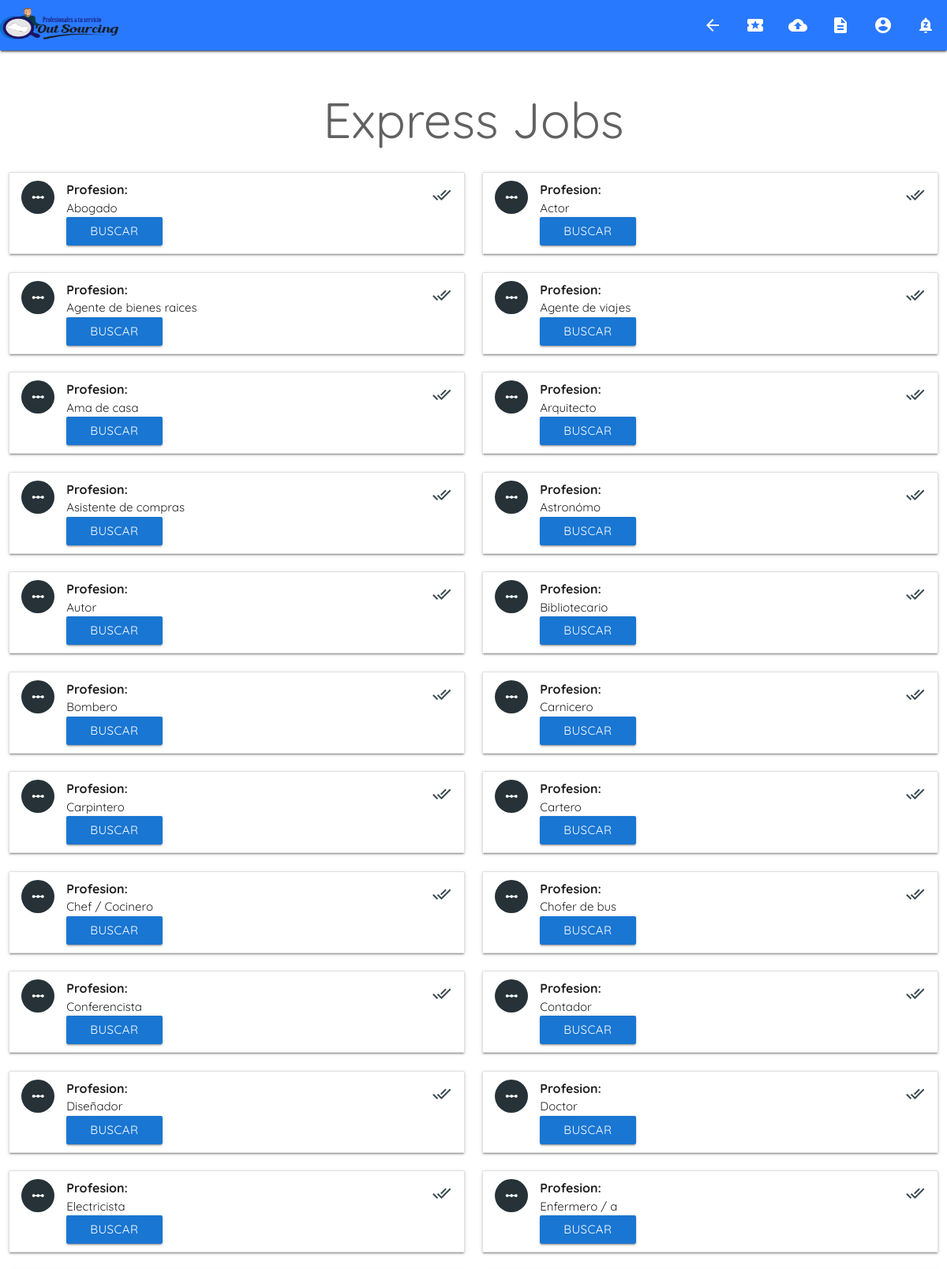
Screenshot of /view/Jobs/Categorias.php (upper part) with the database file from the repository.
### tables this page shows
CREATE TABLE `profesiones` (
  `Id_Profesion` int(11) NOT NULL,
  `Profesion` varchar(50) NOT NULL,
  `Estado` int(11) NOT NULL DEFAULT '1'
);

### model/database.php (called while the page is built)
<?php
class Database
{
  public static function Conectar()
    {
       $host ='localhost';
       $usuario ='root';
       $pass ='';
       $bbdd ='consulting';
        $pdo = new PDO("mysql:host=$host;dbname=$bbdd;charset=utf8;port=3306",$usuario,$pass);
        $pdo->setAttribute(PDO::ATTR_ERRMODE, PDO::ERRMODE_EXCEPTION);
        return $pdo;
    }
}
?>

### manager/employe/jobs.php (called while the page is built, shortened)
<?php
require_once('../../model/database.php');
class jobs
{
	private $pdo, $iniciar;
	public function __CONSTRUCT()
	{
		try
		{
			$this->pdo = Database::Conectar();
		}
		catch(Exception $e)
		{
			die($e->getMessage());
		}
	}
	public function ListarCategorias()
    {
        try
		{
			$stm = $this->pdo->prepare("SELECT * FROM profesiones order by Profesion ASC");
			$stm->execute();
			return $stm->fetchAll(PDO::FETCH_OBJ);
		}
		catch(Exception $e)
		{
			die($e->getMessage());
		}
	}
}

### view/Jobs/Categorias.php (the view, shortened to what this page needs)
<!DOCTYPE html>
<html>
<head>
<?php
include '../Components/Header.php';
?>
</head>
<main>
<div class="Container">
	  <nav class="panel grey darken-4">
    <?php include '../Components/Menu_Standar.php'; ?>
  </nav>
	<div class="row">
		<center>
			<div class="col s3"></div>
	  </center>
  </div>
  <div class="row" id="Secciones">
    <center>
    <div class="col s12">
      <div>
        <h1 class="grey-text text-darken-2">Express Jobs</h1>
      </div>
    </div>
    </center>
    <?php
    require ("../../manager/employe/jobs.php");
    $jobs_model = new jobs();?>
    <?php foreach($jobs_model->ListarCategorias() as $cat): ?>
    <div class="col s4 m6">
      <div class="card">
        <ul class="collection">
        <form method="POST" action="<?php echo SERVERURL;?>view/Jobs/ExpressCategoria.php">
    <li class="collection-item avatar" id="Categorias">
      <i class="material-icons circle blue-grey darken-4">linear_scale</i>
      <span class="title"><b>Profesion:</b></span>
      <p></b><?php echo $cat->Profesion; ?></p>
      <input type="submit"  name ="Aceptar" value="Buscar" class="btn waves-effect waves-light blue darken-2">
      <a href="" name="Aceptar" class="secondary-content"><i class="material-icons" id="CategoriaIcons">done_all</i></a>
    </li>
    </form>
  </ul>
      </div>
    </div>
    <?php endforeach; ?>
  </div>
  </body>
</html>

### assets/css/GeneralStyle.css (style rules this page uses)
main { flex: 1 0 auto; }

### view/Components/Header.php (style rules this page uses)
html { font-family: 'Quicksand', sans-serif; }
#CategoriaIcons { color: #37474f; }

### rows the page displays
profesiones: Profesion "Abogado"
profesiones: Profesion "Actor"
profesiones: Profesion "Agente de bienes raices"
profesiones: Profesion "Agente de viajes"
profesiones: Profesion "Ama de casa"
profesiones: Profesion "Arquitecto"
profesiones: Profesion "Asistente de compras"
profesiones: Profesion "Astronómo"
profesiones: Profesion "Autor"
profesiones: Profesion "Bibliotecario"
profesiones: Profesion "Bombero"
profesiones: Profesion "Carnicero"
profesiones: Profesion "Carpintero"
profesiones: Profesion "Cartero"
profesiones: Profesion "Chef / Cocinero"
profesiones: Profesion "Chofer de bus"
profesiones: Profesion "Conferencista"
profesiones: Profesion "Contador"
profesiones: Profesion "Diseñador"
profesiones: Profesion "Doctor"
profesiones: Profesion "Electricista"
profesiones: Profesion "Enfermero / a"
